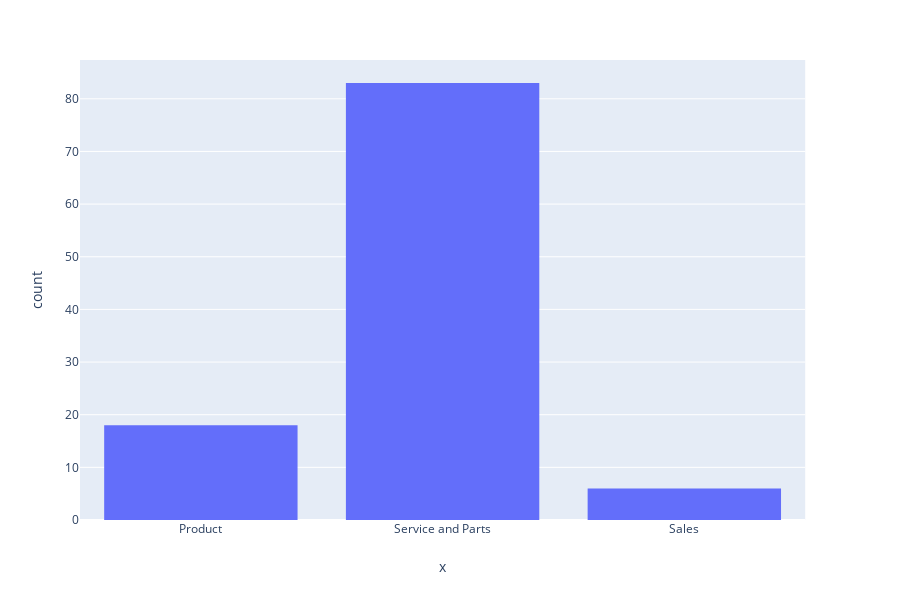

Source (notebook cell):
### Code cell
fig = px.histogram(tips, x=complaint3["Area 3"])
fig.show()

### Figure 1 — Plotly figure (JSON) as saved in the notebook; plotly's stock layout.template omitted (floating-point values rounded to 4 significant figures)
{"data": [{"alignmentgroup": "True", "bingroup": "x", "hoverlabel": {"namelength": 0}, "hovertemplate": "x=%{x}<br>count=%{y}", "legendgroup": "", "marker": {"color": "#636efa"}, "name": "", "offsetgroup": "", "orientation": "v", "showlegend": false, "type": "histogram", "x": ["Product", "Service and Parts", "Service and Parts", "Product", "Service and Parts", "Service and Parts", "Sales", "Product", "Service and Parts", "Product", "Service and Parts", "Service and Parts", "Service and Parts", "Service and Parts", "Sales", "Service and Parts", "Service and Parts", "Service and Parts", "Service and Parts", "Service and Parts", "Service and Parts", "Service and Parts", "Service and Parts", "Service and Parts", "Service and Parts", "Sales", "Product", "Service and Parts", "Product", "Service and Parts", "Service and Parts", "Service and Parts", "Service and Parts", "Service and Parts", "Service and Parts", "Service and Parts", "Service and Parts", "Service and Parts", "Service and Parts", "Service and Parts", "Service and Parts", "Service and Parts", "Service and Parts", "Service and Parts", "Service and Parts", "Service and Parts", "Service and Parts", "Service and Parts", "Service and Parts", "Sales", "Service and Parts", "Service and Parts", "Service and Parts", "Service and Parts", "Service and Parts", "Service and Parts", "Service and Parts", "Service and Parts", "Service and Parts", "Service and Parts", "Product", "Service and Parts", "Product", "Product", "Product", "Service and Parts", "Service and Parts", "Service and Parts", "Service and Parts", "Service and Parts", "Service and Parts", "Product", "Service and Parts", "Product", "Service and Parts", "Product", "Service and Parts", "Product", "Service and Parts", "Product", "Service and Parts", "Service and Parts", "Service and Parts", "Product", "Service and Parts", "Service and Parts", "Service and Parts", "Service and Parts", "Service and Parts", "Product", "Service and Parts", "Product", "Sales", "Service and Parts", "Service and Parts", "Service and Parts", "Service and Parts", "Service and Parts", "Service and Parts", "Service and Parts", "Service and Parts", "Service and Parts", "Sales", "Service and Parts", "Service and Parts", "Service and Parts", "Service and Parts"], "xaxis": "x", "yaxis": "y"}], "layout": {"barmode": "relative", "height": 600, "legend": {"tracegroupgap": 0}, "margin": {"t": 60}, "xaxis": {"anchor": "y", "domain": [0, 0.98], "title": {"text": "x"}}, "yaxis": {"anchor": "x", "domain": [0, 1], "title": {"text": "count"}}}}
